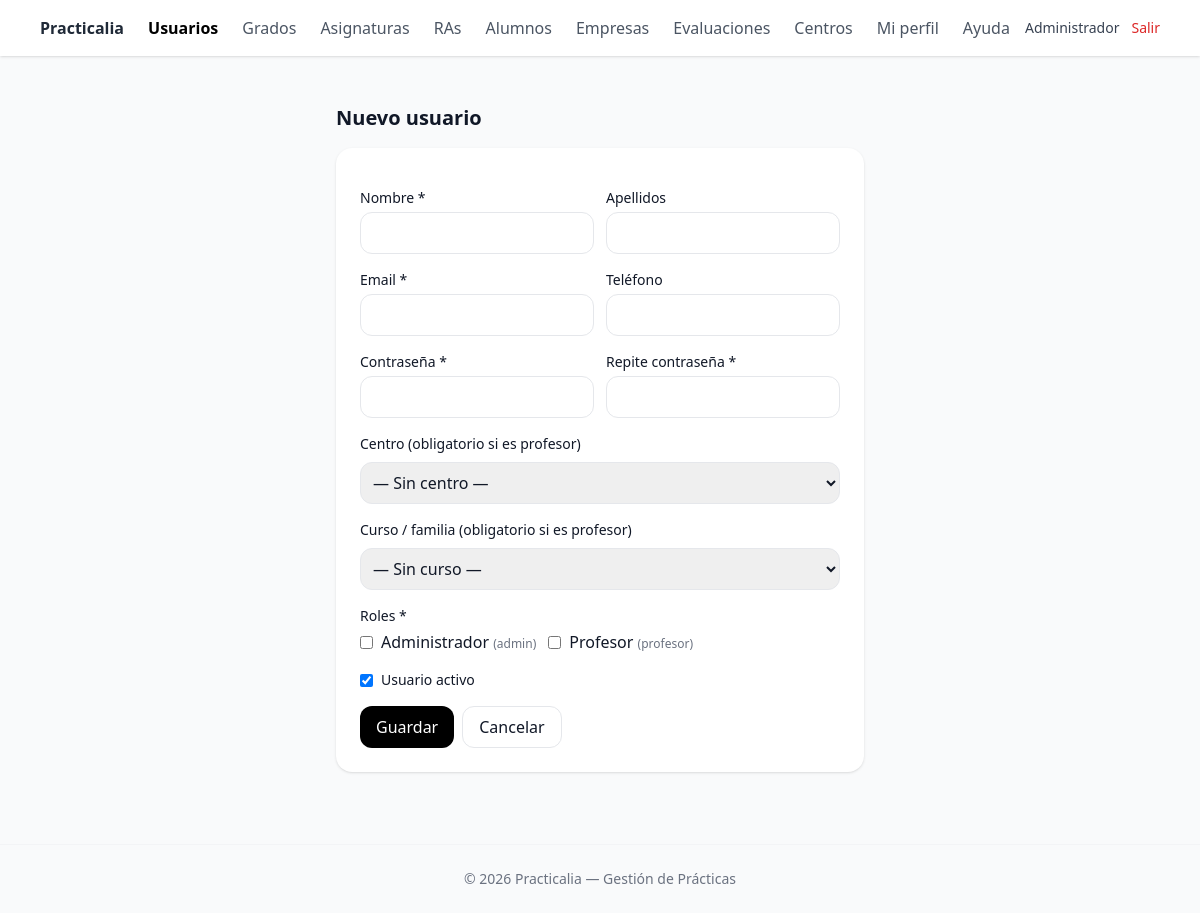
Page /public/admin/usuarios/create.php (signed in) on the committed database.
### tables this page shows
CREATE TABLE `roles` (
  `id` int(10) UNSIGNED NOT NULL,
  `codigo` varchar(50) NOT NULL,
  `nombre` varchar(100) NOT NULL,
  `descripcion` varchar(255) DEFAULT NULL,
  `created_at` timestamp NOT NULL DEFAULT current_timestamp(),
  `updated_at` timestamp NOT NULL DEFAULT current_timestamp() ON UPDATE current_timestamp()
);

### lib/auth.php (called while the page is built, shortened)
<?php
function current_user(): ?array
{
    return $_SESSION['user'] ?? null;
}
function require_role(string $codigoRol): bool
{
    $user = current_user();
    return in_array($codigoRol, $user['roles_codigos'] ?? [], true);
}

### public/admin/usuarios/create.php (the view, shortened to what this page needs)
<?php
require_once __DIR__ . '/../../../lib/auth.php';
$roles = $pdo->query("SELECT id, codigo, nombre FROM roles ORDER BY id")->fetchAll();
require_once __DIR__ . '/../../partials/_header.php';
?>
<h1 class="text-xl font-semibold mb-4">Nuevo usuario</h1>
<form method="post" class="bg-white p-6 rounded-2xl shadow space-y-4">
  <div class="grid grid-cols-2 gap-3">
    <div>
      <label class="block text-sm font-medium">Nombre *</label>
      <input name="nombre" required class="mt-1 w-full border rounded-xl p-2"
        value="<?= htmlspecialchars($_POST['nombre'] ?? '') ?>">
    </div>
    <div>
      <label class="block text-sm font-medium">Apellidos</label>
      <input name="apellidos" class="mt-1 w-full border rounded-xl p-2"
        value="<?= htmlspecialchars($_POST['apellidos'] ?? '') ?>">
    </div>
  </div>
  <div class="grid grid-cols-2 gap-3">
    <div>
      <label class="block text-sm font-medium">Email *</label>
      <input name="email" type="email" required class="mt-1 w-full border rounded-xl p-2"
        value="<?= htmlspecialchars($_POST['email'] ?? '') ?>">
    </div>
    <div>
      <label class="block text-sm font-medium">Teléfono</label>
      <input name="telefono" class="mt-1 w-full border rounded-xl p-2"
        value="<?= htmlspecialchars($_POST['telefono'] ?? '') ?>">
    </div>
  </div>
  <div class="grid grid-cols-2 gap-3">
    <div>
      <label class="block text-sm font-medium">Contraseña *</label>
      <input name="password" type="password" required class="mt-1 w-full border rounded-xl p-2">
    </div>
    <div>
      <label class="block text-sm font-medium">Repite contraseña *</label>
      <input name="password2" type="password" required class="mt-1 w-full border rounded-xl p-2">
    </div>
  </div>
  <div>
    <label class="block text-sm font-medium mb-1">Centro (obligatorio si es profesor)</label>
    <select name="centro_id" class="mt-1 w-full border rounded-xl p-2">
      <option value="0">— Sin centro —</option>
    </select>
  </div>
  <div>
    <label class="block text-sm font-medium mb-1">Curso / familia (obligatorio si es profesor)</label>
    <select name="curso_id" class="mt-1 w-full border rounded-xl p-2">
      <option value="0">— Sin curso —</option>
    </select>
  </div>
  <div>
    <label class="block text-sm font-medium mb-1">Roles *</label>
    <div class="flex flex-wrap gap-3">
      <?php foreach ($roles as $r): ?>
        <label class="inline-flex items-center gap-2">
          <input type="checkbox" name="roles[]" value="<?= (int) $r['id'] ?>" <?= in_array((int) $r['id'], array_map('intval', $_POST['roles'] ?? []), true) ? 'checked' : '' ?>>
          <span><?= htmlspecialchars($r['nombre']) ?> <span
              class="text-xs text-gray-500">(<?= htmlspecialchars($r['codigo']) ?>)</span></span>
        </label>
      <?php endforeach; ?>
    </div>
  </div>
  <div class="flex items-center gap-2">
    <input type="checkbox" name="activo" id="activo" value="1" checked>
    <label for="activo" class="text-sm">Usuario activo</label>
  </div>
  <div class="flex gap-2">
    <button class="rounded-xl bg-black text-white px-4 py-2">Guardar</button>
    <a href="./index.php" class="rounded-xl px-4 py-2 border">Cancelar</a>
  </div>
</form>
</main>
<?php require_once __DIR__ . '/../../partials/_footer.php'; ?>

### public/partials/menu.php (shortened to what this page needs)
<?php
require_once __DIR__ . '/../../lib/auth.php';
$user = current_user();
$isAdmin = require_role('admin');
$scriptName = $_SERVER['SCRIPT_NAME'] ?? '';
$publicPos = strpos($scriptName, '/public/');
$projectRoot = ($publicPos !== false) ? substr($scriptName, 0, $publicPos) : '';
$base = $projectRoot . '/public';
$path = $_SERVER['SCRIPT_NAME'] ?? '';
function active(string $needle): string
{
  global $path;
  return str_contains($path, $needle) ? 'text-black font-semibold' : 'text-gray-600';
}
?>
<nav class="bg-white shadow mb-6">
  <div class="max-w-6xl mx-auto px-4">
    <div class="flex justify-between h-14 items-center">
      <div class="flex items-center space-x-6">
        <a href="<?= $base ?>/index.php" class="font-semibold text-gray-800">Practicalia</a>
        <?php if ($isAdmin): ?>
          <a href="<?= $base ?>/admin/usuarios/index.php" class="<?= active('/admin/usuarios/') ?>">
            Usuarios
          </a>
          <a href="<?= $base ?>/cursos/index.php" class="<?= active('/cursos/') ?>">
            Grados
          </a>
          <a href="<?= $base ?>/asignaturas/index.php" class="<?= active('/asignaturas/') ?>">
            Asignaturas
          </a>
          <a href="<?= $base ?>/ras/index.php" class="<?= active('/ras/') ?>">
            RAs
          </a>
          <a href="<?= $base ?>/alumnos/index.php" class="<?= active('/alumnos/') ?>">
            Alumnos
          </a>
          <a href="<?= $base ?>/empresas/index.php" class="<?= active('/empresas/') ?>">
            Empresas
          </a>
          <a href="<?= $base ?>/evaluaciones/index.php" class="<?= active('/evaluaciones/') ?>">
            Evaluaciones
          </a>
          <a href="<?= $base ?>/centros/index.php" class="<?= active('/centros/') ?>">
            Centros
          </a>
        <?php endif; ?>
        <a href="<?= $base ?>/perfil/edit.php" class="<?= active('/perfil/') ?>">
          Mi perfil
        </a>
        <a href="<?= $base ?>/ayuda.php" class="<?= active('/ayuda.php') ?>">
          Ayuda
        </a>
      </div>
      <div class="flex items-center gap-3 text-sm text-gray-700">
        <span><?= htmlspecialchars($user['nombre'] ?? '') ?></span>
        <a href="<?= $base ?>/logout.php" class="text-red-600 hover:underline">Salir</a>
      </div>
    </div>
  </div>
</nav>

### rows in the picture
roles: nombre "Administrador", codigo "admin"
roles: nombre "Profesor", codigo "profesor"
